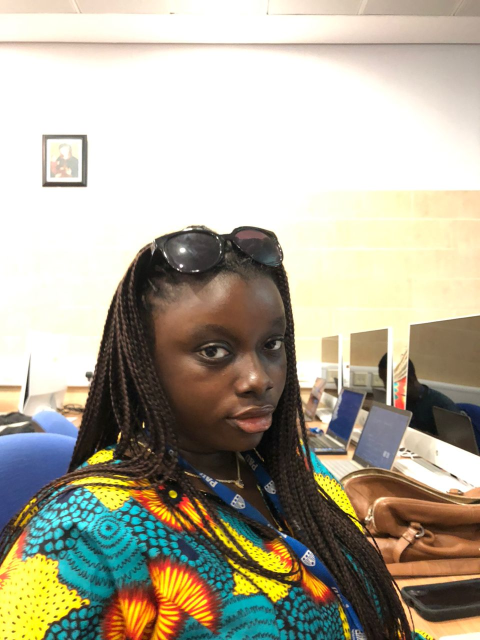
#> input picture Week_4/img/oyinda.jpg, 960 x 1280 px (shown at 1/2 size)
$ jupyter execute project.ipynb
#> lines starting #> are read from the running program, lines starting #| are printed output that depends on the picture
[cell 1]
import cv2 as cv
import os
import matplotlib.pyplot as plt
import numpy as np

##### Sobel Operator

[cell 2]
# [12 lines left out: function sobel_operator, not called in this run]

##### Prewitt Operator

[cell 3]
# [16 lines left out: function prewitt_operator, not called in this run]

##### Laplacian Operator

[cell 4]
def laplacian_operator(image):
    image = cv.resize(image, (400, 400))

    # image = cv2.GuaussianBlur(image, (5, 5), 0)

    laplacian = cv.Laplacian(image, cv.CV_64F)
    laplacian = cv.convertScaleAbs(laplacian)

    cv.imshow('Original', image)
    cv.imshow('Laplacian Edges', np.uint8(laplacian))

    cv.waitKey(0)
    cv.destroyAllWindows()

##### Robert Operator

[cell 5]
# [16 lines left out: function robert_operator, not called in this run]

##### Canny Operator

[cell 6]
# [10 lines left out: function canny_operator, not called in this run]

#### CV Algorithm

[cell 7]
image = cv.imread('img/oyinda.jpg', cv.IMREAD_GRAYSCALE)
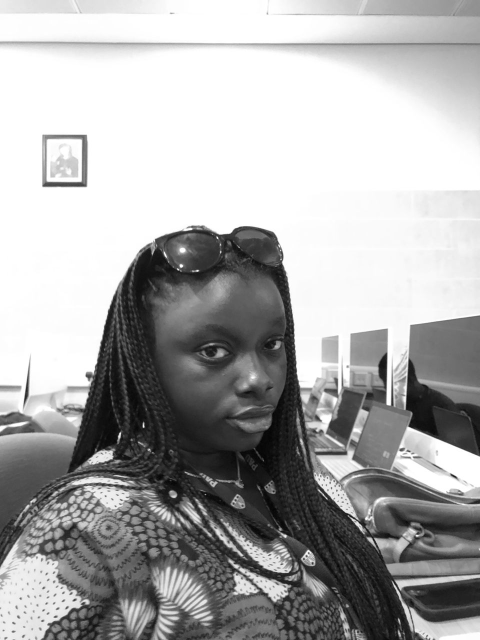
#> image: shape (1280, 960) (shown at 1/2 size); min 0, max 255, mean 170.7

print("Welcome!!, you perform the following operations on the image")
print("1. Sobel Operator")
print("2. Prewitt Operator")
print("3. Laplacian Operator")
print("4. Robert Operator")
print("5. Canny Operator")
operation = int(input("Input the number of the operation you want to perform: "))
#> the answer given: 3


if operation == 1:
    sobel_operator(image)
elif operation == 2:
    prewitt_operator(image)
elif operation == 3:
    laplacian_operator(image)
#> in laplacian_operator, `image = cv.resize(image, (400, 400))`:
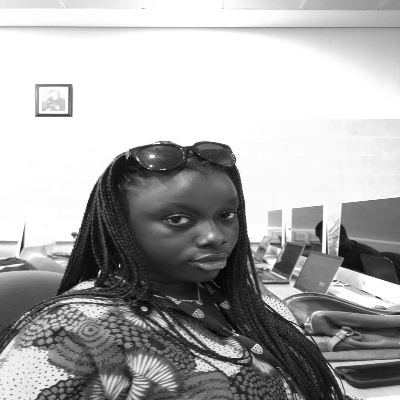
#> image: shape (400, 400); min 3, max 255, mean 170.7
#> in laplacian_operator, `laplacian = cv.Laplacian(image, cv.CV_64F)`:
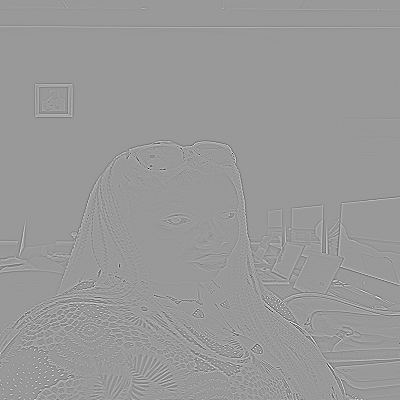
#> laplacian: shape (400, 400) float64; min -672, max 447, mean 0; drawn with min black and max white
#> in laplacian_operator, `laplacian = cv.convertScaleAbs(laplacian)`:
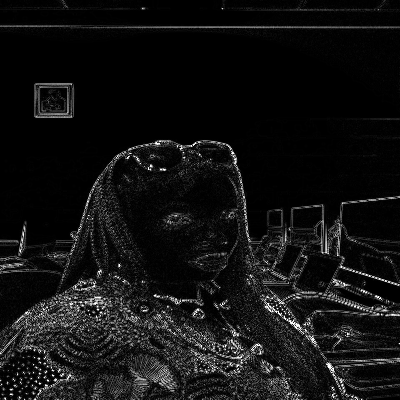
#> laplacian: shape (400, 400); min 0, max 255, mean 18.1
elif operation == 4:
    robert_operator(image)
elif operation == 5:
    canny_operator(image)

$ run again, with Week_4/img/abba.jpg copied over Week_4/img/oyinda.jpg
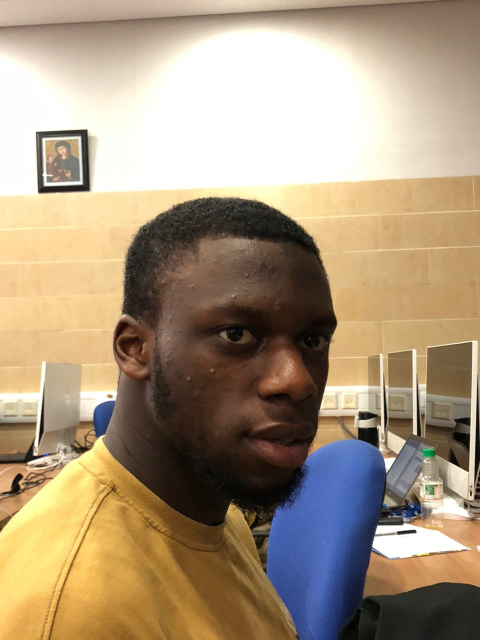
#> input picture Week_4/img/abba.jpg, 960 x 1280 px (shown at 1/2 size)
#> in laplacian_operator, `image = cv.resize(image, (400, 400))`:
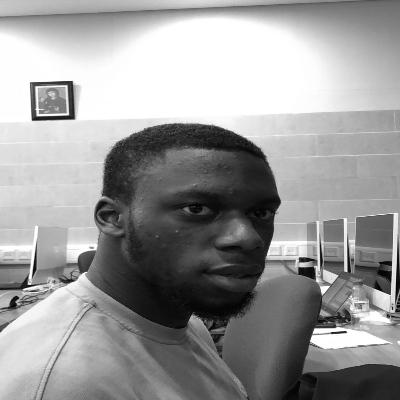
#> image: shape (400, 400); min 0, max 255, mean 153.2
#> in laplacian_operator, `laplacian = cv.convertScaleAbs(laplacian)`:
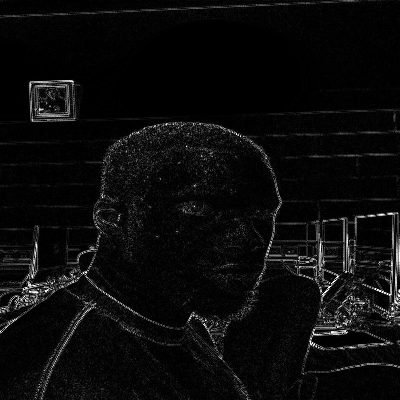
#> laplacian: shape (400, 400); min 0, max 255, mean 11.4
